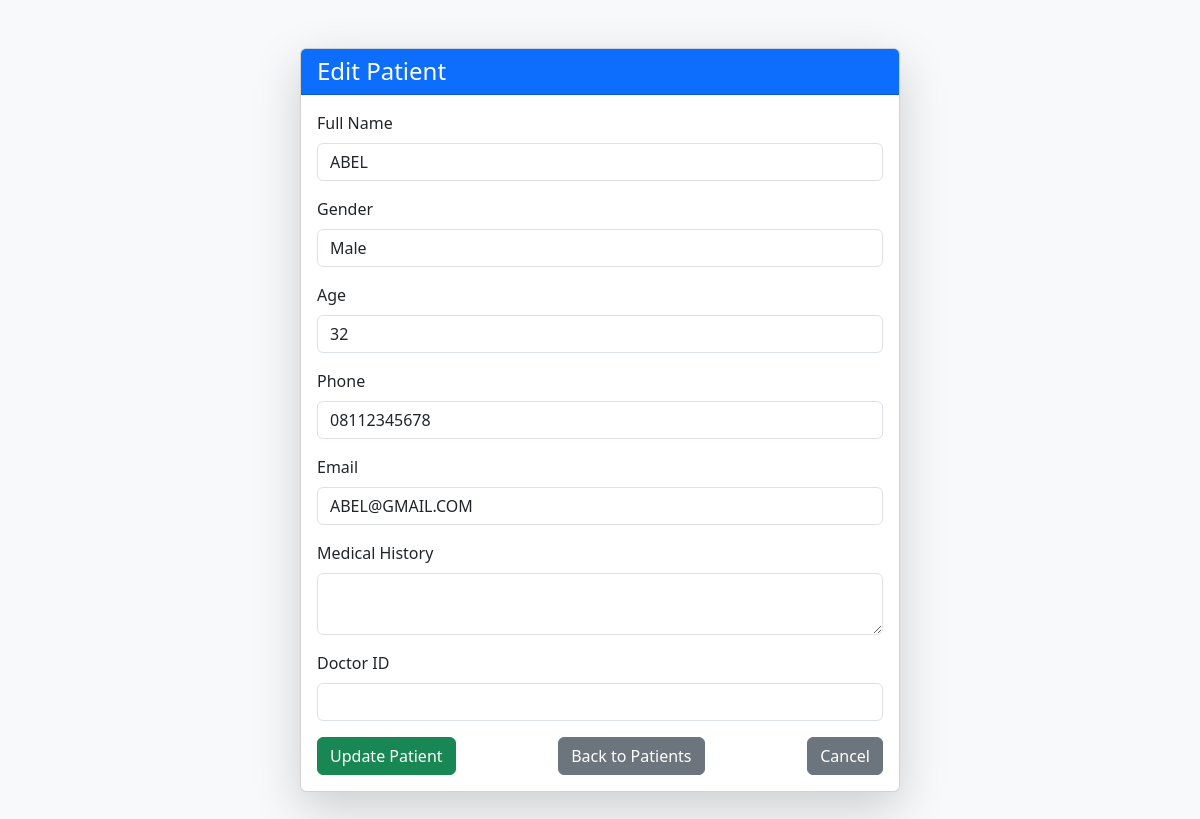
Screenshot of /admin/edit_patient.php?id=178 with the database file from the repository.
### tables this page shows
CREATE TABLE `patients` (
  `patient_id` bigint UNSIGNED NOT NULL,
  `full_name` varchar(100) DEFAULT NULL,
  `dob` date DEFAULT NULL,
  `gender` enum('Male','Female','Other') DEFAULT NULL,
  `age` int DEFAULT NULL,
  `address` text,
  `phone` varchar(20) DEFAULT NULL,
  `email` varchar(100) DEFAULT NULL,
  `registered_by` int DEFAULT NULL,
  `created_at` timestamp NULL DEFAULT CURRENT_TIMESTAMP,
  `patient_pin` varchar(10) DEFAULT NULL,
  `photo` varchar(255) DEFAULT NULL,
  `user_id` int DEFAULT NULL,
  `patient_type` enum('Regular','HMO') NOT NULL DEFAULT 'Regular',
  `patient_status` enum('Outpatient','Inpatient') NOT NULL DEFAULT 'Outpatient',
  `hmo_name` varchar(255) DEFAULT NULL,
  `has_dispensation` tinyint(1) DEFAULT '0',
  `ssn` varchar(30) DEFAULT NULL,
  `language` varchar(50) DEFAULT NULL,
  `marital_status` varchar(20) DEFAULT NULL,
  `registration_date` timestamp NULL DEFAULT CURRENT_TIMESTAMP
);

### admin/edit_patient.php (the view, shortened to what this page needs)
<?php
require '../db.php';
$id = $_GET['id'] ?? null;
$stmt = $pdo->prepare("SELECT * FROM patients WHERE patient_id = ?");
$stmt->execute([$id]);
$patient = $stmt->fetch();
?>
<!DOCTYPE html>
<html lang="en">
<head>
    <link href="https://cdn.jsdelivr.net/npm/bootstrap@5.3.3/dist/css/bootstrap.min.css" rel="stylesheet">
</head>
<body class="bg-light py-5">
    <div class="container">
        <div class="card shadow-lg fade-in mx-auto" style="max-width: 600px;">
            <div class="card-header bg-primary text-white">
                <h4 class="mb-0">Edit Patient</h4>
            </div>
            <div class="card-body">
                <form method="post">
                    <div class="mb-3">
                        <label class="form-label">Full Name</label>
                        <input type="text" name="full_name" class="form-control" value="<?= htmlspecialchars($patient['full_name'] ?? '') ?>" required>
                    </div>
                    <div class="mb-3">
                        <label class="form-label">Gender</label>
                        <select name="gender" class="form-control" required>
                            <option value="Male" <?= ($patient['gender'] ?? '') === 'Male' ? 'selected' : '' ?>>Male</option>
                        </select>
                    </div>
                    <div class="mb-3">
                        <label class="form-label">Age</label>
                        <input type="number" name="age" class="form-control" value="<?= htmlspecialchars($patient['age'] ?? '') ?>" required>
                    </div>
                    <div class="mb-3">
                        <label class="form-label">Phone</label>
                        <input type="text" name="phone" class="form-control" value="<?= htmlspecialchars($patient['phone'] ?? '') ?>">
                    </div>
                    <div class="mb-3">
                        <label class="form-label">Email</label>
                        <input type="email" name="email" class="form-control" value="<?= htmlspecialchars($patient['email'] ?? '') ?>">
                    </div>
                    <div class="mb-3">
                        <label class="form-label">Medical History</label>
                        <textarea name="medical_history" class="form-control"><?= htmlspecialchars($patient['medical_history'] ?? '') ?></textarea>
                    </div>
                    <div class="mb-3">
                        <label class="form-label">Doctor ID</label>
                        <input type="text" name="doctor_id" class="form-control" value="<?= htmlspecialchars($patient['doctor_id'] ?? '') ?>">
                    </div>
                    <div class="d-flex justify-content-between">
                        <button type="submit" class="btn btn-success">Update Patient</button>
                         <a href="patients.php" class="btn btn-secondary">Back to Patients</a>
                        <a href="patients.php" class="btn btn-secondary">Cancel</a>
                    </div>
                </form>
            </div>
        </div>
    </div>
</body>
</html>

### admin/edit_patient.php (style rules this page uses)
.fade-in { opacity: 0; transform: translateY(20px); animation: fadeInUp 0.6s ease-in-out forwards; }

### rows the page displays
patients: full_name "ABEL", gender "Male", age "32", phone "08112345678", email "ABEL@GMAIL.COM"
